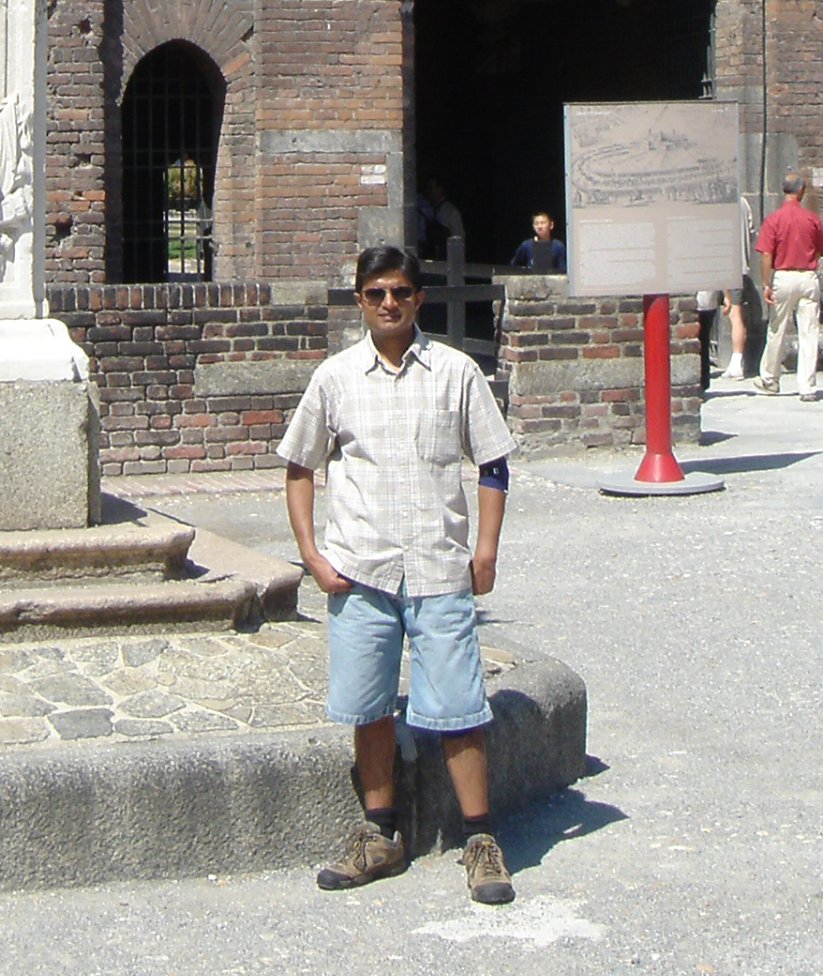
#> input picture INRIAPerson/Train/pos/crop001058.png, 823 x 976 px; its folder holds 4 pictures in this run
$ jupyter execute --allow-errors 3.4_SVM_c.ipynb
#> lines starting #> are read from the running program, lines starting #| are printed output that depends on the picture
<a href="https://maestriasydiplomados.tec.mx/posgrados/maestria-en-inteligencia-artificial-aplicada"></a>
- David Elías Limas Palacios  A01560923
- Christopher David Parga Jaramillo  A00818942
- Marcelo Ismael López Verdugo   A00959089

# Actividad 3.1 - Detección de Peatones con SVM
Para esta actividad se utilizo el dataset de INRIA Person para deteccion de peatones, el cual ya contiene imagenes para el entrenamiento y de prueba por lo cual se modificara la implementacion mas adelante.
### https://paperswithcode.com/dataset/inria-person

# Se cargan las bibliotecas necesarias

[cell 1]
import matplotlib.image as mpimg
import matplotlib.pyplot as plt
import numpy as np
import seaborn as sns
import cv2
from skimage.feature import hog

# Se importan los dos datasets
### https://docs.python.org/3/library/glob.html

[cell 2]
import glob
person = glob.glob("INRIAPerson/Train/pos/**")
no_person = glob.glob("INRIAPerson/Train/neg/**")

[cell 3]
len(person)

[cell 4]
len(no_person)

# Se muestra una imagen con persona
Se van a modificar los tamanos de las imagenes cuando se carguen, ya que el dataset contiene imagenes de distintos tamanos asi que para tener consistencia entre ellas se ajustaran sus tamanos a 64x64 para el ejercicio (se escogio esta resolucion para facilitar tiempos de procesamiento)

[cell 5]
img_color_P = cv2.imread(person[0])
#> img_color_P is the input picture: shape (976, 823, 3); mean B, G, R 144.5, 150, 154.5
img_color_P = cv2.resize(img_color_P,(64,64))
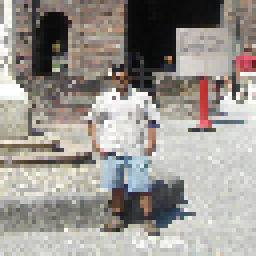
#> img_color_P: shape (64, 64, 3) (shown 4 times larger); mean B, G, R 144.3, 149.8, 154.4
img_color_P = cv2.cvtColor(img_color_P, cv2.COLOR_BGR2RGB)
plt.imshow(img_color_P)

#> (a cell that did not finish here is left out)

# Para fines de demostración se calcula el HOG de la imagen

[cell 7]
img_gray_P = cv2.cvtColor(img_color_P,cv2.COLOR_RGB2GRAY)
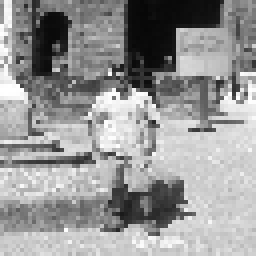
#> img_gray_P: shape (64, 64) (shown 4 times larger); min 7, max 255, mean 150.5
plt.imshow(img_gray_P,cmap="gray")

#> (a cell that did not finish here is left out)

[cell 9]
features,hog_img = hog(img_gray_P,
                       orientations = 11,
                       pixels_per_cell = (16,16),
                       cells_per_block = (2,2),
                       transform_sqrt = False,
                       visualize = True,
                       feature_vector = True)
#> features = 396 values, max 0.258 at index 268, min 0.00709 at index 56, mean 0.136

[cell 10]
features.shape
#> Out = (396,)

[cell 11]
hog_img.shape
#> Out = (64, 64)

[cell 12]
plt.imshow(hog_img,cmap = 'gray')
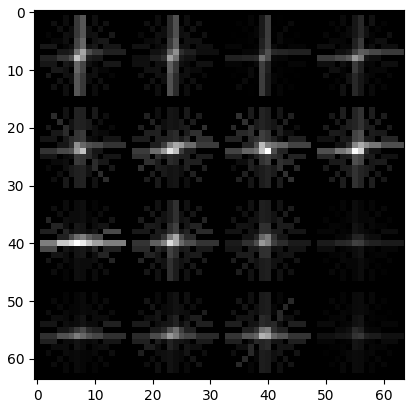
#> figure drawn by matplotlib, 1 panel

# Se extraen las features del HOG para ambos tipos de datos

[cell 13]
person_hog_accum = []

for i in person:
    img_color = mpimg.imread(i)
    img_color = cv2.resize(img_color,(64,64))
#> img_color: shape (64, 64, 3) float32
    img_gray = cv2.cvtColor(img_color,cv2.COLOR_BGR2GRAY)

    person_hog_feature, person_hog_img = hog(img_gray,
                                               orientations = 11,
                                               pixels_per_cell = (16,16),
                                               cells_per_block = (2,2),
                                               transform_sqrt = False,
                                               visualize = True,
                                               feature_vector = True)
#> person_hog_feature = 396 values, max 0.258 at index 268, min 0.00991 at index 89, mean 0.136

    person_hog_accum.append(person_hog_feature)
#> pass 2 of the loop `for i in person:`:
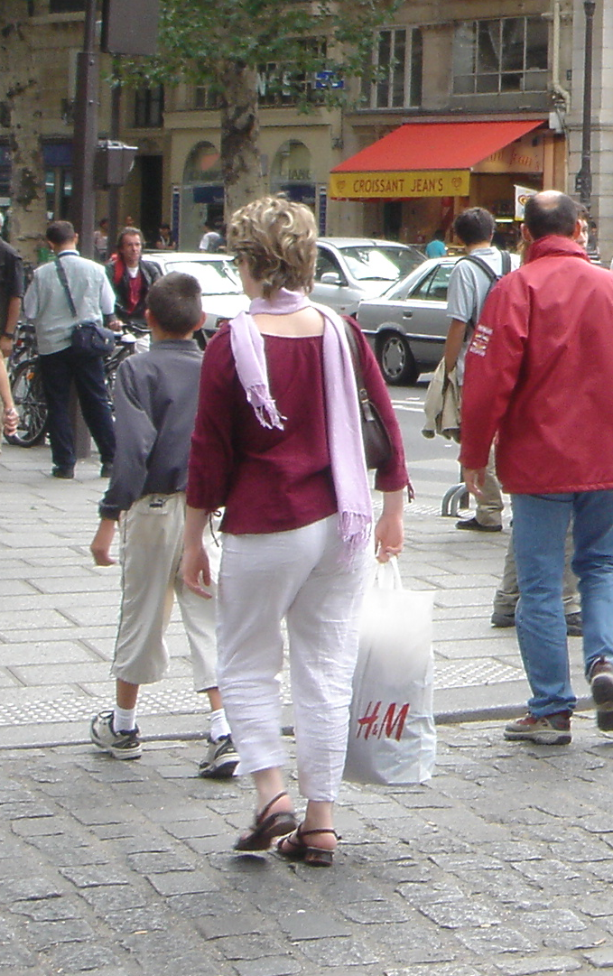
#> input picture INRIAPerson/Train/pos/crop001130.png, 613 x 976 px
#> img_color is the input picture: shape (976, 613, 3) float32; mean R, G, B 0.559, 0.512, 0.513
#> `img_color = cv2.resize(img_color,(64,64))`:
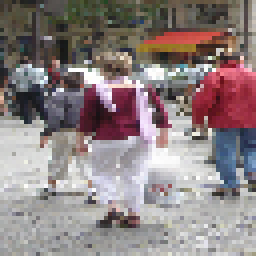
#> img_color: shape (64, 64, 3) float32 (shown 4 times larger); mean R, G, B 0.557, 0.51, 0.511
#> `img_gray = cv2.cvtColor(img_color,cv2.COLOR_BGR2GRAY)`:
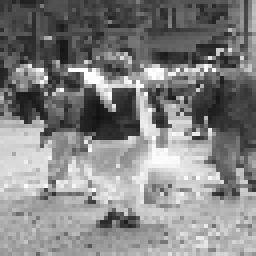
#> img_gray: shape (64, 64) float32 (shown 4 times larger); min 0.071, max 1, mean 0.516
#> person_hog_feature = 396 values, max 0.234 at index 71, min 0.027 at index 2, mean 0.139
#> pass 3 of the loop `for i in person:`:
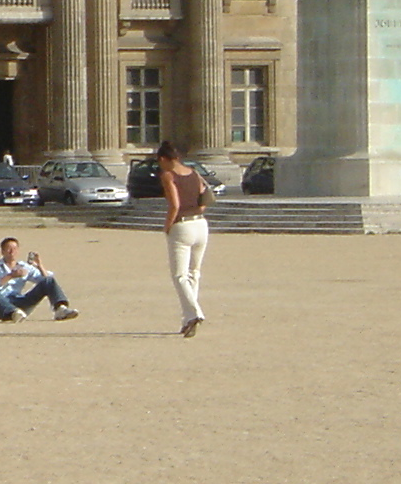
#> input picture INRIAPerson/Train/pos/crop001135.png, 401 x 484 px
#> img_color is the input picture: shape (484, 401, 3) float32; mean R, G, B 0.626, 0.579, 0.482
#> `img_color = cv2.resize(img_color,(64,64))`:
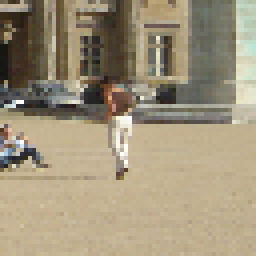
#> img_color: shape (64, 64, 3) float32 (shown 4 times larger); mean R, G, B 0.627, 0.58, 0.483
#> `img_gray = cv2.cvtColor(img_color,cv2.COLOR_BGR2GRAY)`:
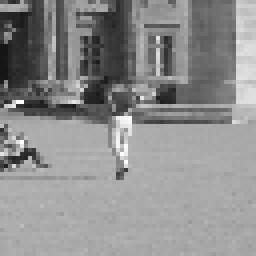
#> img_gray: shape (64, 64) float32 (shown 4 times larger); min 0.078, max 0.996, mean 0.556
#> person_hog_feature = 396 values, max 0.304 at index 220, min 0.00474 at index 7, mean 0.127
#> the loop made 4 passes; the first 3 are shown

[cell 14]
X_person = np.vstack(person_hog_accum).astype(np.float64)
y_person = np.ones(len(X_person))

[cell 15]
X_person.shape
#> Out = (4, 396)

[cell 16]
y_person.shape
#> Out = (4,)

[cell 17]
noperson_hog_accum = []

for i in no_person:
    img_color = mpimg.imread(i)
    img_color = cv2.resize(img_color,(64,64))
    img_gray = cv2.cvtColor(img_color,cv2.COLOR_BGR2GRAY)

    noperson_hog_feature, noperson_hog_img = hog(img_gray,
                                               orientations = 11,
                                               pixels_per_cell = (16,16),
                                               cells_per_block = (2,2),
                                               transform_sqrt = False,
                                               visualize = True,
                                               feature_vector = True)

    noperson_hog_accum.append(noperson_hog_feature)

#> (a cell that did not finish here is left out)

#> (a cell that did not finish here is left out)

#> (a cell that did not finish here is left out)

# Se combinan ambos tipos de datos para alimentar el SVM

#> (a cell that did not finish here is left out)

#> (a cell that did not finish here is left out)

# Se generan los datos de entrenamiento y de prueba
- Nuestro dataset ya cuenta con un set de prueba, asi que se repiten los pasos anteriores para dejarlo de la misma forma que el set de entrenamiento

[cell 23]
def procesamiento(lista):
    hog_accum = []

    for i in lista:
        img_color = mpimg.imread(i)
        img_color = cv2.resize(img_color,(64,64))
        img_gray = cv2.cvtColor(img_color,cv2.COLOR_BGR2GRAY)

        hog_feature, hog_img                    = hog(img_gray,
                                                orientations = 11,
                                                pixels_per_cell = (16,16),
                                                cells_per_block = (2,2),
                                                transform_sqrt = False,
                                                visualize = True,
                                                feature_vector = True)
#> hog_feature = 396 values, max 0.258 at index 268, min 0.00991 at index 89, mean 0.136

        hog_accum.append(hog_feature)
#> pass 2 of the loop in procesamiento, `for i in lista:`:
#> hog_feature = 396 values, max 0.234 at index 71, min 0.027 at index 2, mean 0.139
#> pass 3 of the loop in procesamiento, `for i in lista:`:
#> hog_feature has the same summary as person_hog_feature outside procesamiento
#> the loop made 4 passes; the first 3 are shown
    return hog_accum
